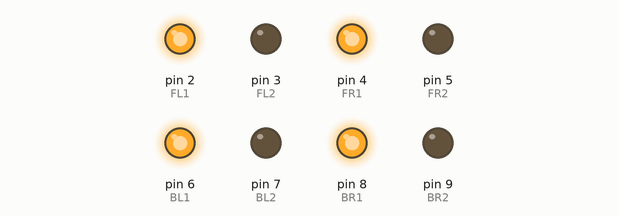
A sketch run on a simulated Arduino Uno, built with avr-gcc and run on an emulated ATmega328P. Parts: output pins drawn as LEDs (lit = HIGH).

Above: at 1.0 s.
At 2.5 s:
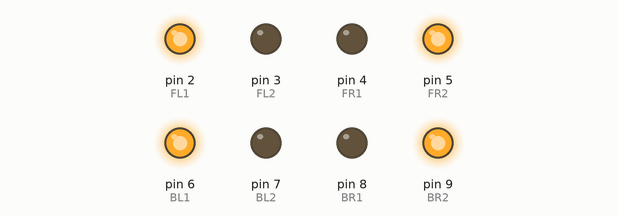
At 4.0 s:
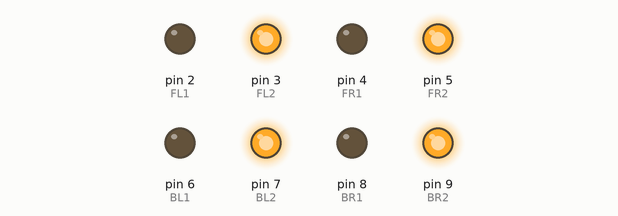
At 5.5 s:
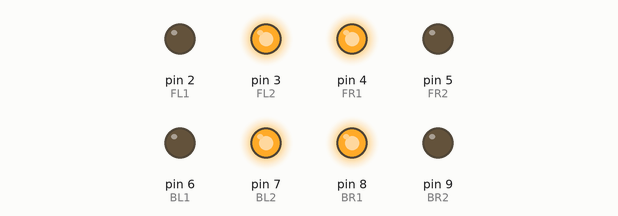
At 6.5 s:
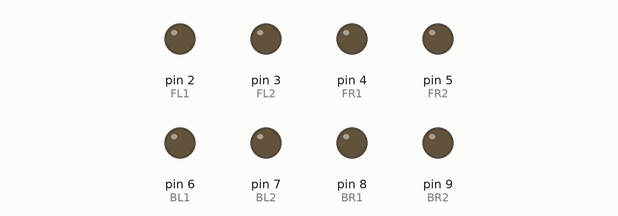
Timing chart, 0 to 9.1 s (numbered marks = the images above):
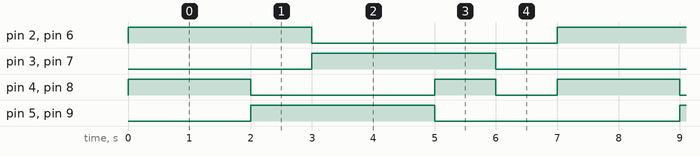

The sketch:

firmware.ino
```cpp
// Motor Pin Assignments
const int FL1 = 2; // Front Left Motor IN1
const int FL2 = 3; // Front Left Motor IN2
const int FR1 = 4; // Front Right Motor IN1
const int FR2 = 5; // Front Right Motor IN2
const int BL1 = 6; // Back Left Motor IN1
const int BL2 = 7; // Back Left Motor IN2
const int BR1 = 8; // Back Right Motor IN1
const int BR2 = 9; // Back Right Motor IN2

void setup() {
  // Set motor pins as outputs
  pinMode(FL1, OUTPUT);
  pinMode(FL2, OUTPUT);
  pinMode(FR1, OUTPUT);
  pinMode(FR2, OUTPUT);
  pinMode(BL1, OUTPUT);
  pinMode(BL2, OUTPUT);
  pinMode(BR1, OUTPUT);
  pinMode(BR2, OUTPUT);
}

void loop() {
  // Move forward for 2 seconds
  moveForward();
  delay(2000);

  // Turn right for 1 second
  turnRight();
  delay(1000);

  // Move backward for 2 seconds
  moveBackward();
  delay(2000);

  // Turn left for 1 second
  turnLeft();
  delay(1000);

  // Stop for a moment
  stopMotors();
  delay(1000);
}

void moveForward() {
  // Front left and back left move forward
  digitalWrite(FL1, HIGH);
  digitalWrite(FL2, LOW);
  digitalWrite(BL1, HIGH);
  digitalWrite(BL2, LOW);

  // Front right and back right move forward
  digitalWrite(FR1, HIGH);
  digitalWrite(FR2, LOW);
  digitalWrite(BR1, HIGH);
  digitalWrite(BR2, LOW);
}

void moveBackward() {
  // Front left and back left move backward
  digitalWrite(FL1, LOW);
  digitalWrite(FL2, HIGH);
  digitalWrite(BL1, LOW);
  digitalWrite(BL2, HIGH);

  // Front right and back right move backward
  digitalWrite(FR1, LOW);
  digitalWrite(FR2, HIGH);
  digitalWrite(BR1, LOW);
  digitalWrite(BR2, HIGH);
}

void turnRight() {
  // Turn right (rotate clockwise)
  digitalWrite(FL1, HIGH);
  digitalWrite(FL2, LOW);
  digitalWrite(BL1, HIGH);
  digitalWrite(BL2, LOW);
  digitalWrite(FR1, LOW);
  digitalWrite(FR2, HIGH);
  digitalWrite(BR1, LOW);
  digitalWrite(BR2, HIGH);
}

void turnLeft() {
  // Turn left (rotate counter-clockwise)
  digitalWrite(FL1, LOW);
  digitalWrite(FL2, HIGH);
  digitalWrite(BL1, LOW);
  digitalWrite(BL2, HIGH);
  digitalWrite(FR1, HIGH);
  digitalWrite(FR2, LOW);
  digitalWrite(BR1, HIGH);
  digitalWrite(BR2, LOW);
}

void stopMotors() {
  digitalWrite(FL1, LOW);
  digitalWrite(FL2, LOW);
  digitalWrite(FR1, LOW);
  digitalWrite(FR2, LOW);
  digitalWrite(BL1, LOW);
  digitalWrite(BL2, LOW);
  digitalWrite(BR1, LOW);
  digitalWrite(BR2, LOW);
}
```

Measured:
- by itself, pin 2 (FL1), pin 3 (FL2), pin 5 (FR2), pin 6 (BL1), pin 7 (BL2), pin 9 (BR2): alternates HIGH for 3.0 s and LOW for 4.0 s
- by itself, pin 4 (FR1), pin 8 (BR1): repeats every 7.0 s: LOW 3.0 s, HIGH 1.0 s, LOW 1.0 s, HIGH 2.0 s
- by itself, everything shown: repeats every 7.0 s, in 5 steps
